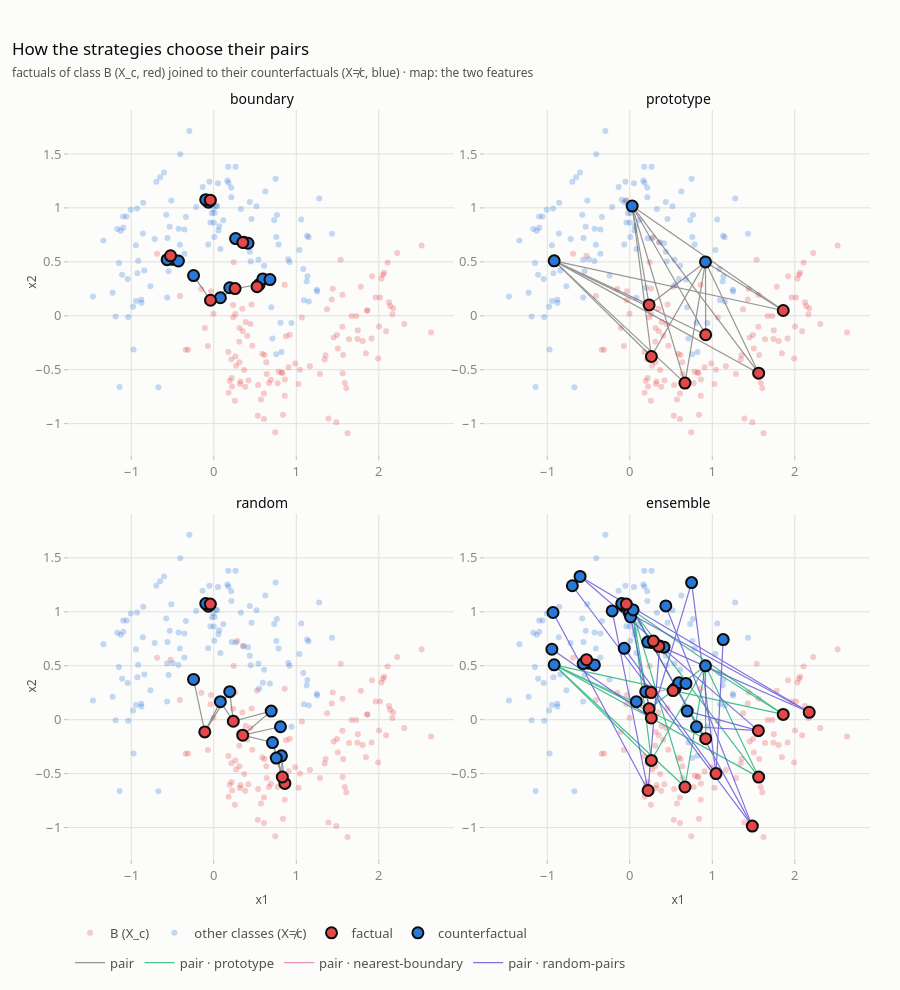

This figure's notebook cell:
### Code cell
points, labels = make_moons(n_samples=240, noise=0.3, random_state=0)
moons, moon_class = pd.DataFrame(points, columns=["x1", "x2"]), pd.Series(labels)
pairs = {
    name: RaMiCo(None, strategy=name, n_factuals=6, n_counterfactuals=3, random_state=SEED).pairs(moons, moon_class)
    for name in ["boundary", "prototype", "random", "ensemble"]
}
viz.show(plot_pairs(moons, moon_class, pairs, mined_class=1, class_names={0: "A", 1: "B"}))
